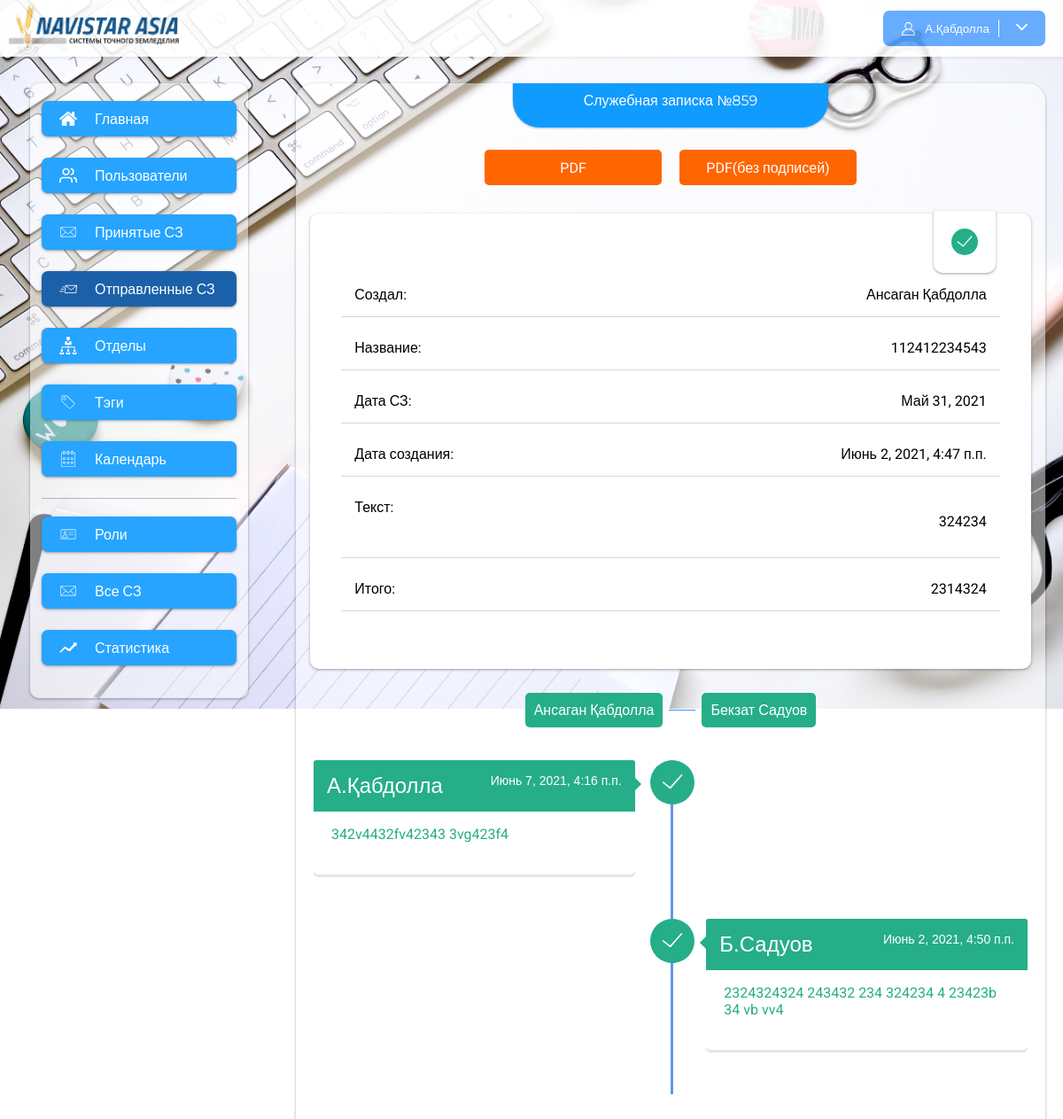
The page /notes/854 (signed in) on the database as committed earlier.
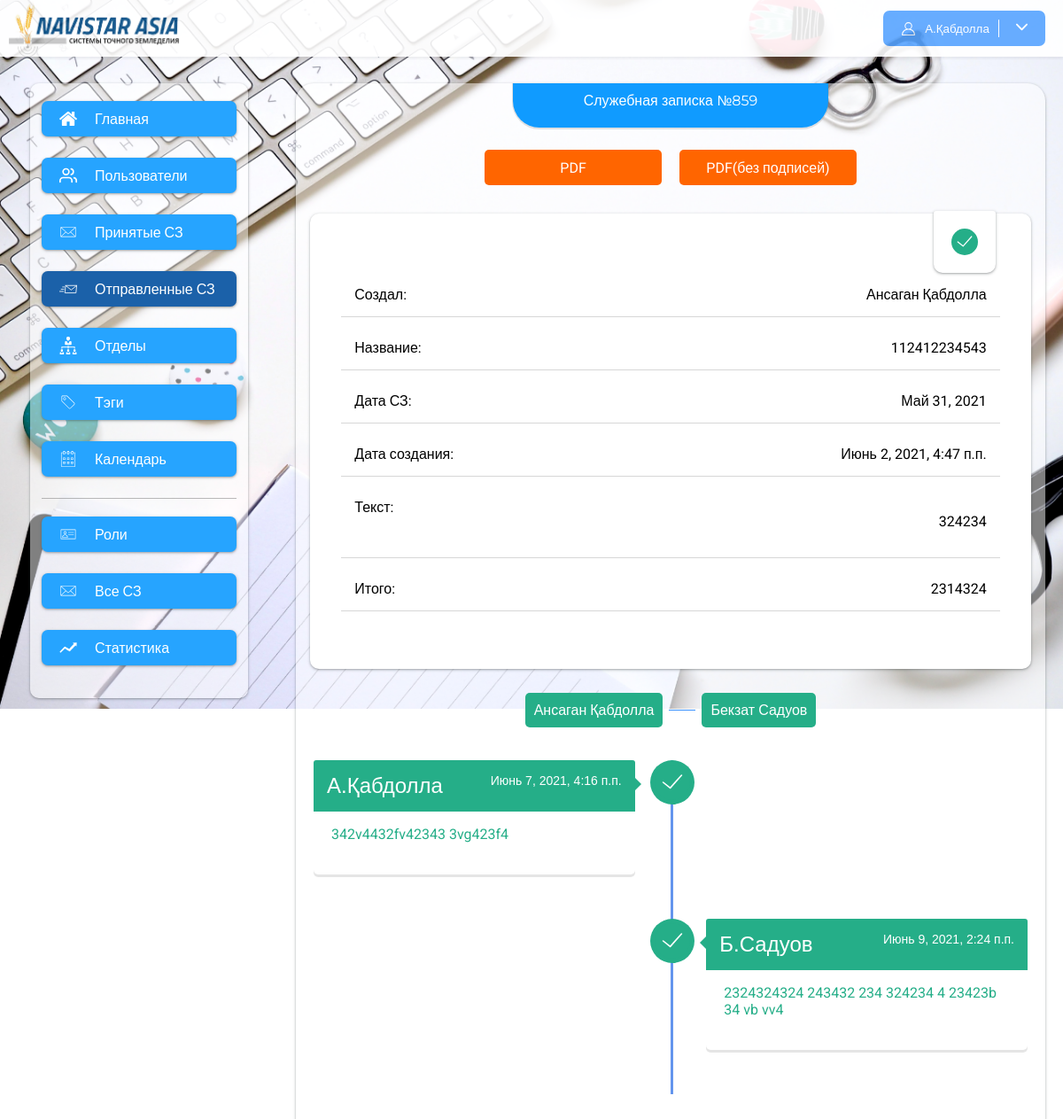
The same page on the database as committed later.
### app/models.py (models this page shows, shortened)
class NoteUsers(models.Model):
    user = models.ForeignKey(User, on_delete=models.CASCADE, related_name="note")
    note = models.ForeignKey(ServiceNote, on_delete=models.CASCADE, related_name="users")
    index = models.IntegerField(null=True, blank=True)
    comment = models.TextField(null=True, blank=True)
    status = models.CharField(max_length=200,choices=statuses, null=True, blank=True)
    date_create = models.DateTimeField(auto_now=True, null=True, blank=True)
    is_read = models.BooleanField(default=False)
    date_read = models.DateTimeField(null=True, blank=True)
    class Meta:
        verbose_name = "Подписывающий"
        verbose_name_plural = "Подписывающие"

### app/views.py (the view)
# urls.py: path("notes/<int:pk>", note_detail, name="note_detail"),
@login_required()
def note_detail(request, pk):
    note = ServiceNote.objects.get(pk=pk)
    users = User.objects.all()
    tags = Tags.objects.all()
    return render(request, "note_detail.html", {"note": note, "users": users, "tags": tags})

### app/context_processors.py (called while the page is built)
def unReadNotes(request):
    if request.user.is_anonymous:
        return {}
    user = request.user
    unReadCount = NoteUsers.objects.filter(user=user).filter(note__user_index__gte=F('index')).order_by('-pk').filter(is_read=False).count()
    return {
        "unReadCount": unReadCount
    }

### app/templates/note_detail.html (shortened to what this page needs)
{% extends 'base.html' %}
{% load static %}
{% block content %}
<div class="content">
    <div class="content_title">
        Служебная записка №{{ note.number }}
    </div>
    {% include 'include/note_detail.html' %}
{% include 'include/user_timeline.html' %}
</div>
{% endblock %}

### app/templates/include/note_detail.html (shortened to what this page needs)
{% load static %}
<div class="note_detail">
    <div class="note_download">
        <a href="{% url 'note_signature_show' note.pk %}" target="_blank" class="download_button pdf">PDF</a>
        <a href="{% url 'note_show' note.pk %}" target="_blank" class="download_button pdf">PDF(без подписей)</a>
    </div>
    <div class="note_info">
        <img src="{% if note.status == None %}{% static 'img/wait.svg' %}{% endif %}
                  {% if note.status == 'success' %}{% static 'img/success.svg' %}{% endif %}
                  {% if note.status == 'error' %}{% static 'img/error.svg' %}{% endif %}" class="note_info_img" width="30" height="30">
        <div class="note_info_item"><span>Создал:</span>
            <span>{{ note.user.first_name }} {{ note.user.last_name }}</span></div>
        <div class="note_info_item"><span>Название:</span> <span>{{ note.title }}</span></div>
        <div class="note_info_item"><span>Дата СЗ:</span> <span>{{ note.date }}</span></div>
        <div class="note_info_item"><span>Дата создания:</span> <span>{{ note.date_create }}</span></div>
        <div class="note_info_item"><span>Текст:</span> <span>{{ note.text|safe }}</span></div>
        <div class="note_info_item"><span>Итого:</span> <span>{{ note.summa }}</span></div>
    </div>
    <ul class="note_detail_users">
        {% for i in note.users.all %}
        <li class="note_detail_user
                    {% if forloop.counter == note.user_index and note.status == 'success' %}success_user{% endif %}
                    {% if forloop.counter < note.user_index %}success_user{% endif %}
                    ">{{ i.user.first_name }} {{ i.user.last_name }}
        </li>
        <span class="user_line"></span>
        {% endfor %}
    </ul>
</div>

### app/templates/include/user_timeline.html (shortened to what this page needs)
{% load static %}
<div class="container">
		<div id="timeline">
			{% for i in note.users.all %}
			<div class="timeline-item
					{% if i.status == 'success' %}success{% endif %}
			">
				<div class="timeline-icon">
					{% if i.status == 'success' %}<img src="{% static 'img/success.svg' %}" width="40" alt="">{% endif %}
				</div>
				<div class="timeline-content {% if forloop.counter|divisibleby:'2' %}right{% endif %}">
					<h2 style="display: flex; justify-content: space-between">{{ i.user.first_name|slice:"1" }}.{{ i.user.last_name }} {% if i.status %} <span style="font-size: 14px;color: white">{{ i.date_create }}</span>{% endif %}</h2>
					<p>
						{% if i.comment %}{{ i.comment }}{% else %} <p style="color: gray">Без комментариев</p> {% endif %}
					</p>
				</div>
			</div>
			{% endfor %}
		</div>
	</div>

Rows that differ between the two databases and show on the page:
changed NoteUsers "2324324324 243432 234 324234 4 23423b 34 vb vv4": date_create "Июнь 2, 2021, 4:50 п.п." → "Июнь 9, 2021, 2:24 п.п."
